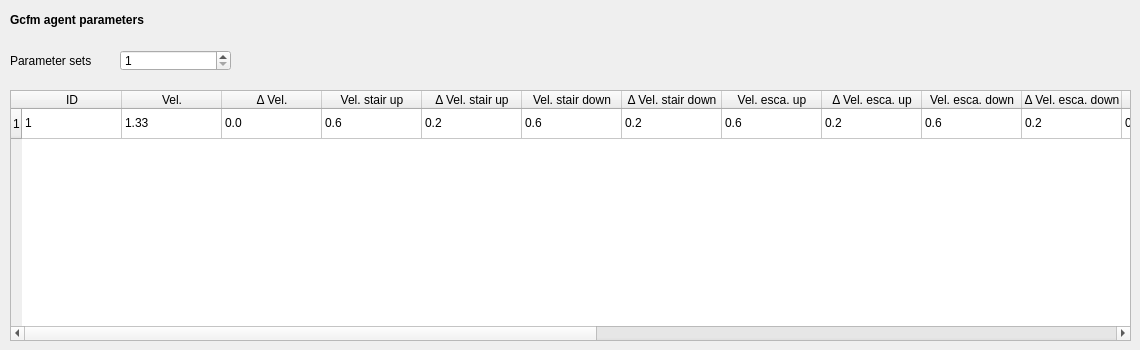
   <widget class="QWidget" name="tab_agents_gcfm">
    <attribute name="title">
     <string>Agents Gcfm</string>
    </attribute>
    <widget class="QLabel" name="label_agents_gcfm_a">
     <property name="geometry">
      <rect>
       <x>10</x>
       <y>10</y>
       <width>211</width>
       <height>21</height>
      </rect>
     </property>
     <property name="text">
      <string>&lt;html&gt;&lt;head/&gt;&lt;body&gt;&lt;p&gt;&lt;span style=&quot; font-weight:600;&quot;&gt;Gcfm agent parameters&lt;/span&gt;&lt;/p&gt;&lt;/body&gt;&lt;/html&gt;</string>
     </property>
    </widget>
    <widget class="QTableWidget" name="tableWidget_agents_gcfm_1">
     <property name="geometry">
      <rect>
       <x>10</x>
       <y>90</y>
       <width>1121</width>
       <height>251</height>
      </rect>
     </property>
     <row>
      <property name="text">
       <string>1</string>
      </property>
     </row>
     <column>
      <property name="text">
       <string>ID</string>
      </property>
     </column>
     <column>
      <property name="text">
       <string>Vel.</string>
      </property>
     </column>
     <column>
      <property name="text">
       <string>Δ Vel.</string>
      </property>
     </column>
     <column>
      <property name="text">
       <string>Vel. stair up</string>
      </property>
     </column>
     <column>
      <property name="text">
       <string>Δ Vel. stair up</string>
      </property>
     </column>
     <column>
      <property name="text">
       <string>Vel. stair down</string>
      </property>
     </column>
     <column>
      <property name="text">
       <string>Δ Vel. stair down</string>
      </property>
     </column>
     <column>
      <property name="text">
       <string>Vel. esca. up</string>
      </property>
     </column>
     <column>
      <property name="text">
       <string>Δ Vel. esca. up</string>
      </property>
     </column>
     <column>
      <property name="text">
       <string>Vel. esca. down</string>
      </property>
     </column>
     <column>
      <property name="text">
       <string>Δ Vel. esca. down</string>
      </property>
     </column>
     <column>
      <property name="text">
       <string>Max. b</string>
      </property>
     </column>
     <column>
      <property name="text">
       <string>Δ Max. b</string>
      </property>
     </column>
     <column>
      <property name="text">
       <string>Min. b</string>
      </property>
     </column>
     <column>
      <property name="text">
       <string>Δ Min. b</string>
      </property>
     </column>
     <column>
      <property name="text">
       <string>Min. a</string>
      </property>
     </column>
     <column>
      <property name="text">
       <string>Δ Min. a</string>
      </property>
     </column>
     <column>
      <property name="text">
       <string>Tau</string>
      </property>
     </column>
     <column>
      <property name="text">
       <string>Δ Tau</string>
      </property>
     </column>
     <column>
      <property name="text">
       <string>aTau</string>
      </property>
     </column>
     <column>
      <property name="text">
       <string>Δ aTau</string>
      </property>
     </column>
     <item row="0" column="0">
      <property name="text">
       <string>1</string>
      </property>
     </item>
     <item row="0" column="1">
      <property name="text">
       <string>1.33</string>
      </property>
     </item>
     <item row="0" column="2">
      <property name="text">
       <string>0.0</string>
      </property>
     </item>
     <item row="0" column="3">
      <property name="text">
       <string>0.6</string>
      </property>
     </item>
     <item row="0" column="4">
      <property name="text">
       <string>0.2</string>
      </property>
     </item>
     <item row="0" column="5">
      <property name="text">
       <string>0.6</string>
      </property>
     </item>
     <item row="0" column="6">
      <property name="text">
       <string>0.2</string>
      </property>
     </item>
     <item row="0" column="7">
      <property name="text">
       <string>0.6</string>
      </property>
     </item>
     <item row="0" column="8">
      <property name="text">
       <string>0.2</string>
      </property>
     </item>
     <item row="0" column="9">
      <property name="text">
       <string>0.6</string>
      </property>
     </item>
     <item row="0" column="10">
      <property name="text">
       <string>0.2</string>
      </property>
     </item>
     <item row="0" column="11">
      <property name="text">
       <string>0.25</string>
      </property>
     </item>
     <item row="0" column="12">
      <property name="text">
       <string>0.001</string>
      </property>
     </item>
     <item row="0" column="13">
      <property name="text">
       <string>0.2</string>
      </property>
     </item>
     <item row="0" column="14">
      <property name="text">
       <string>0.001</string>
      </property>
     </item>
     <item row="0" column="15">
      <property name="text">
       <string>0.18</string>
      </property>
     </item>
     <item row="0" column="16">
      <property name="text">
       <string>0.001</string>
      </property>
     </item>
     <item row="0" column="17">
      <property name="text">
       <string>0.5</string>
      </property>
     </item>
     <item row="0" column="18">
      <property name="text">
       <string>0.001</string>
      </property>
     </item>
     <item row="0" column="19">
      <property name="text">
       <string>0.5</string>
      </property>
     </item>
     <item row="0" column="20">
      <property name="text">
       <string>0.001</string>
      </property>
     </item>
    </widget>
    <widget class="QLabel" name="label_agents_gcfm_1">
     <property name="geometry">
      <rect>
       <x>10</x>
       <y>50</y>
       <width>101</width>
       <height>21</height>
      </rect>
     </property>
     <property name="text">
      <string>Parameter sets</string>
     </property>
    </widget>
    <widget class="QSpinBox" name="spinBox_agents_gcfm_1">
     <property name="geometry">
      <rect>
       <x>120</x>
       <y>50</y>
       <width>111</width>
       <height>21</height>
      </rect>
     </property>
     <property name="minimum">
      <number>1</number>
     </property>
    </widget>
   </widget>
